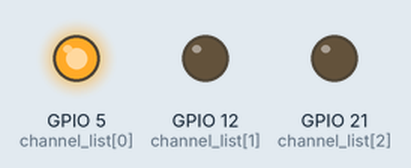
Recording of a program running on a simulated Raspberry Pi (BCM pin numbers). Parts: output pins drawn as LEDs (lit = HIGH).

Above: at 0.12 s.
At 1.37 s:
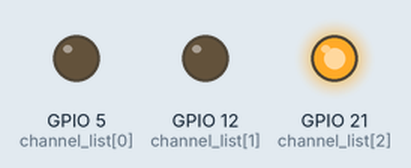
At 2.62 s:
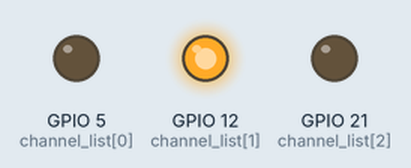
Timing chart, 0 to 3.0 s (numbered marks = the images above):
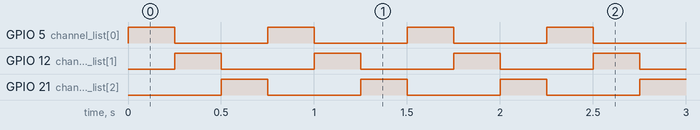

The program:

blink.py
```python
# RPi GPIO Pin Introduction

# Written by Cole Lyman

# 11.18.2021

# import important thangs
import RPi.GPIO as GPIO

from time import sleep

GPIO.setmode(GPIO.BCM)

#list of LED pins
channel_list = [5, 12, 21]

GPIO.setup(channel_list, GPIO.OUT, initial=GPIO.LOW)

#function for turning on ONLY one LED
def solo(lis, a, b):
	for i in lis:
		if i !=a:
			GPIO.output(i, False)
		else:
			GPIO.output(i, True)
	sleep(b)

#keep running above function, switching LEDs in the list initially defined
while True:
	for i in channel_list:
		solo(channel_list, i, .25)
```

Measured:
- by itself, GPIO 5 (channel_list[0]), GPIO 12 (channel_list[1]), GPIO 21 (channel_list[2]): alternates HIGH for 0.25 s and LOW for 0.50 s
- by itself, everything shown: repeats every 0.75 s, in 3 steps
